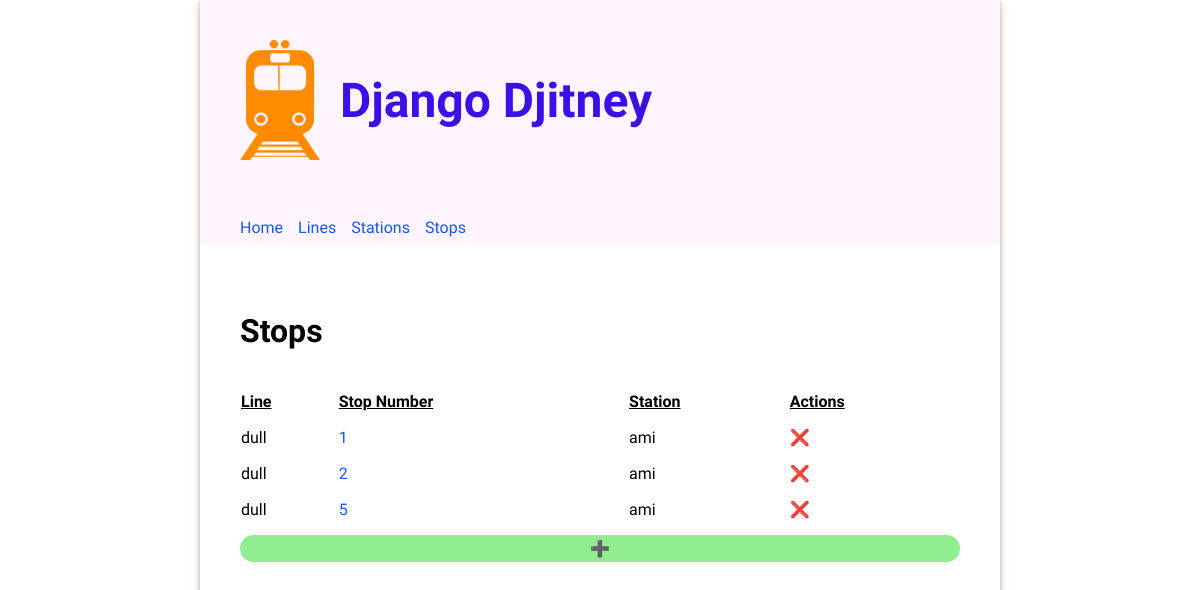
The app's page /stops/, older data.
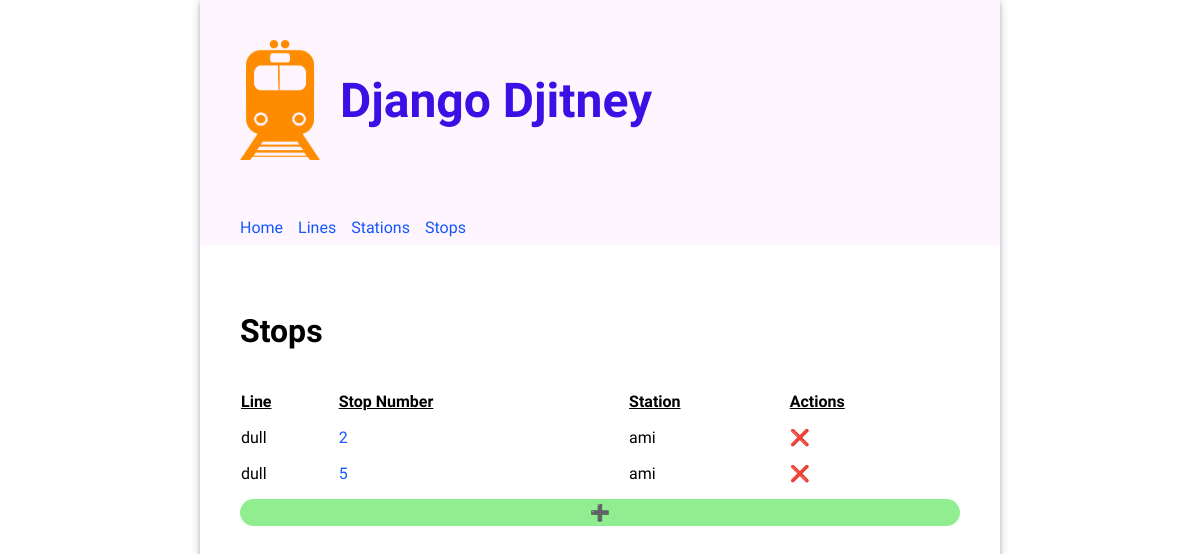
The same page, newer data.
### routes/models.py (models this page shows, shortened)
class Stop(models.Model):
  class Meta:
    unique_together = (('line', 'stop_number'))
  line = models.ForeignKey(Line, on_delete=models.CASCADE)
  station = models.ForeignKey(Station, on_delete=models.CASCADE)
  stop_number = models.PositiveIntegerField()

class Line(models.Model):
  name = models.CharField(unique=True, max_length=200)

class Station(models.Model):
  name = models.CharField(unique=True, max_length=200)
  accessible = models.BooleanField(default=False)

### routes/views.py (the view)
# urls.py: path('stops/',views.StopsView.as_view(),name='stops'),
class StopsView(ListView):
    template_name = "routes/stops.html"
    model = Stop
    form_class = StopForm

### routes/templates/routes/stops.html (shortened to what this page needs)
{% extends 'base.html' %}
{% load static %}
{% block content %}
  <div>
    <h2>Stops</h2>
    <table class="line-table">
      <thead>
        <tr>
          <th>Line</th>
          <th>Stop Number</th>
          <th>Station</th>
          <th>Actions</th>
        </tr>
      </thead>
      <tbody>
      {% for stop in object_list %}
        <tr>
          <td>{{ stop.line.name }}</td>
          <td><a href="{% url "update_stop" stop.id %}">{{ stop.stop_number }}</a></td>
          <td>{{ stop.station.name }}</td>
          <td><a href="{% url "delete_stop" stop.id %}" style="text-decoration: none; color: inherit;">❌</a></td>
        </tr>
      {% endfor %}
      </tbody>
    </table>
    <a href="{% url "create_stop" %}" style="display: inherit; text-align: center; border-radius: 15px; text-decoration: none; color: inherit; padding: 4px; background-color: lightgreen;">➕</a>
  </div>
{% endblock %}

### routes/templates/base.html (shortened to what this page needs)
{% load static %}
<!DOCTYPE html>
<html>
  <head>
    <link
      rel="stylesheet"
      type="text/css"
      href="{% static 'routes/style.css' %}"
    />
  </head>
  <body>
    <div class="app">
      <header>
        <div class="header-first-row">
          <img
            src="{% static 'routes/djitney.png' %}"
            alt="Django Djitney Logo"
            width="80px"
          />
          <h1 class="title">Django Djitney</h1>
        </div>
        <nav class="navbar">
          <a class="nav-item" href="{% url 'home' %}">Home</a>
          <a class="nav-item" href="{% url 'lines' %}">Lines</a>
          <a class="nav-item" href="{% url 'stations' %}">Stations</a>
          <a class="nav-item" href="{% url 'stops' %}">Stops</a>
        </nav>
      </header>
      <main>{% block content %}{% endblock %}</main>
    </div>
  </body>
</html>

### routes/static/routes/style.css (style rules this page uses)
body { font-family: "Oxygen", sans-serif; margin: 0; }
header { background-color: #fff5ff; min-height: 200px; display: flex; align-items: center; flex-direction: column; align-items: flex-start; padding-left: 40px; padding-top: 40px; }
.header-first-row { width: 100%; display: flex; }
.navbar { margin-top: 50px; display: flex; width: 100%; }
.navbar a { text-decoration: none; padding: 8px 0; color: #1557ff; margin-right: 15px; }
.title { font-size: 3em; padding: 0px 50px 0 20px; margin: auto 0; color: #3a10e5; }
main { padding: 40px; }
main h2 { font-size: 2em; }
.app { min-width: 800px; max-width: 60%; margin: 0 auto; box-shadow: 0 2px 4px 0 rgba(0, 0, 0, 0.2), 0 3px 10px 0 rgba(0, 0, 0, 0.19); }
main table { text-align: left; border-collapse: separate; border-spacing: 0 15px; width: 100%; }
main table th { text-align: left; border-collapse: separate; border-spacing: 0 15px; text-decoration: underline; }
a { text-decoration: none; color: #1557ff; }

Row changes from the older to the newer data that the page shows:
removed Stop: line.name "dull", stop_number "1", station.name "ami"
